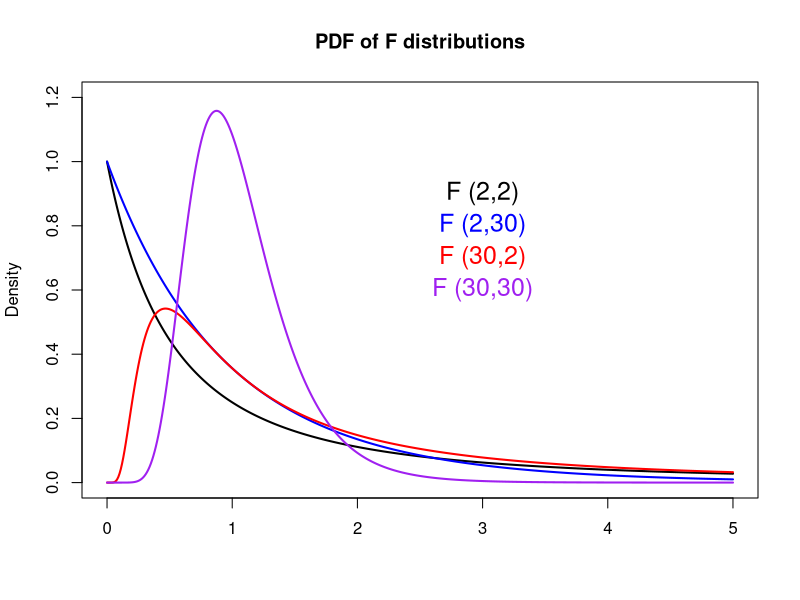
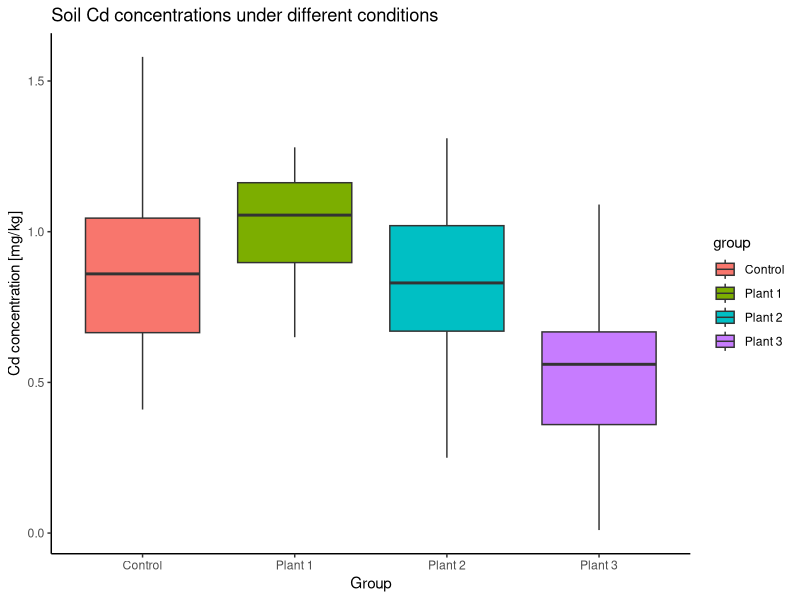

Reproduce these figures in R, in order.
## ---- chunk 1
library(ggplot2)

## ---- chunk 2

# Make a vector from 0 to 5, with a step of 0.01 
x        <- seq(0, 5.0, by=0.01)

# Get the density for each element in x
# Set the degrees of freedom to be (2,2)
density1 <- df(x, df1=2, df2=2)
# Plot Density
plot(x, density1, col="black", xlab="", ylab="Density", 
     type="l", lwd=2, cex=2, 
     xlim=c(0, 5.0), ylim=c(0,1.2),
     main="PDF of F distributions")

# Get and plot the density from another F distribution
# Set the degrees of freedom to be (2,30)
density2 <- df(x, df1=2, df2=30)
lines(x, density2, col="blue", xlab="", ylab="", 
      type="l", lwd=2, cex=2)

# Get and plot the density from another F distribution
# Set the degrees of freedom to be (30,2)
density3 <- df(x, df1=30, df2=2)
lines(x, density3, col="red", xlab="", ylab="", 
      type="l", lwd=2, cex=2)

# Get and plot the density from another F distribution
# Set the degrees of freedom to be (30,30)
density4 <- df(x, df1=30, df2=30)
lines(x, density4, col="purple", xlab="", ylab="", 
      type="l", lwd=2, cex=2)

# Add legends
text(3, 0.90, "F (2,2)",   col="black",  cex=1.5)
text(3, 0.80, "F (2,30)",  col="blue",   cex=1.5)
text(3, 0.70, "F (30,2)",  col="red",    cex=1.5)
text(3, 0.60, "F (30,30)", col="purple", cex=1.5)
## ---- chunk 3
# Sub-samples
Control  <- c(0.64, 0.91, 0.84, 0.41, 1.58, 0.48, 0.88, 0.74, 1.09, 1.28)
P1       <- c(1.20, 1.17, 0.76, 0.92, 0.65, 1.14, 1.05, 1.28, 0.89, 1.06)
P2       <- c(0.25, 1.31, 0.43, 1.18, 1.02, 0.83, 1.02, 0.66, 0.70, 0.83)
P3       <- c(0.63, 0.30, 0.49, 0.01, 0.63, 0.69, 0.68, 0.34, 1.09, 0.42)

# Number of levels
M        <- 4

# The overall sample and its size
Sample   <- c(Control,P1,P2,P3)

# Get sample size and degrees of freedom for each sub-sample
n1       <- length(Control)
df1      <- n1 -1
n2       <- length(P1)
df2      <- n2 -1
n3       <- length(P2)
df3      <- n3 -1
n4       <- length(P3)
df4      <- n4 -1

# The overall sample size
N        <- n1 + n2 + n3 + n4

# Make data frame
Cd_data  <- data.frame(Cd=c(Control, P1, P2, P3),
                      group=c(rep("Control", length(Control)),
                              rep("Plant 1", length(P1)),
                              rep("Plant 2", length(P2)),
                              rep("Plant 3", length(P3))
                      ))

# Compare boxplots
ggplot(Cd_data, aes(x=group, y=Cd, fill=group)) +
  geom_boxplot() +
  labs(title="Soil Cd concentrations under different conditions", 
       x="Group", y="Cd concentration [mg/kg]") +
  theme_classic()

# Degrees of freedoms of variability between groups
df_B     <- M-1

# Degrees of freedoms of variability within groups
df_W     <- N - M

# Compute SST
SST      <- sd(Sample)^2*(N-1)

# Compute SSW
SSW      <- sd(Control)^2*(n1-1) +
           sd(P1)^2*(n2-1) +
           sd(P2)^2*(n3-1) +
           sd(P3)^2*(n4-1)

# Compute SSB
SSB      <- n1*(mean(Control)-mean(Sample))^2 +
           n2*(mean(P1)-mean(Sample))^2 +
           n3*(mean(P2)-mean(Sample))^2 +
           n4*(mean(P3)-mean(Sample))^2

# Check SST = SSB + SSW
SST -SSB - SSW

# Get F-statistic
MSB      <- SSB/df_B
MSW      <- SSW/df_W
F_ratio  <- MSB/MSW

# Find the p-value
# The pf() function gives the Cumulative Distribution Function (CDF) 
# of the F distribution in R, which is the probability that 
# the variable takes a value lower or equal to a threshold (here F_ratio).
# Here we that 1-pf to get the probability that the 
# variable takes a value higher than the threshold (F_ratio).
P_value  <- 1 - pf(F_ratio, df1=df_B, df2=df_W)

print(P_value)

## ---- chunk 4
oneway.test(Cd ~ group, data=Cd_data, var.equal = T) 
## ---- chunk 5
res_aov <- aov(Cd ~ group,data=Cd_data)
summary(res_aov)
